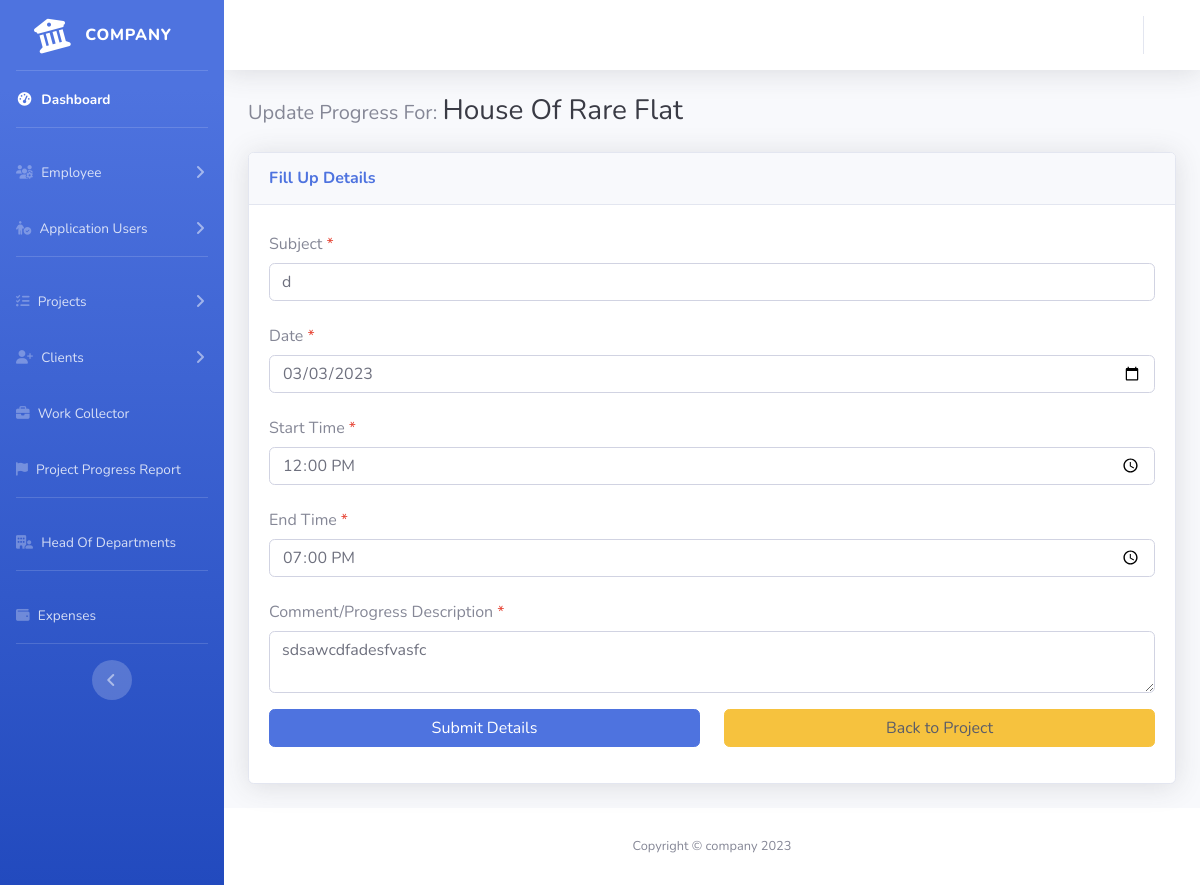
The app's page /admin/index.php?page=productivity-edit&productivityId=82b57ede26bc417c9be2a5cf094ba647 (signed in) with its own data.
### tables this page shows
CREATE TABLE `productivity` (
  `productivity_id` text NOT NULL,
  `project_id` text NOT NULL,
  `task_id` text NOT NULL,
  `productivity_comments` text NOT NULL,
  `productivity_subject` varchar(255) NOT NULL,
  `productivity_date` date NOT NULL,
  `start_time` time NOT NULL,
  `end_time` time NOT NULL,
  `user_id` text NOT NULL,
  `time_rendered` float NOT NULL,
  `date_created` datetime NOT NULL DEFAULT current_timestamp()
);

### admin/productivity-edit.php (the view, shortened to what this page needs)
<?php
$productivityId = $_GET['productivityId'];
?>
<div class="container-fluid">
    <div class="d-sm-flex align-items-center justify-content-between mb-4">
        <h1 class="h5 mb-0 text-gray-600">Update Progress For:
            <?php
            $projectNameQry = $con->query("SELECT project_id FROM productivity WHERE productivity_id ='$productivityId'");
            while ($p = $projectNameQry->fetch_assoc()) {
            ?> <span class="h3 text-gray-900">
                    <?php
                    $projectId = $p['project_id'];
                    $projectName = $con->query("SELECT project_name FROM projects WHERE project_id='$projectId'");
                    while($project = $projectName->fetch_assoc()){
                        echo $project['project_name'];
                    }
                    ?>
                </span>
            <?php
            }
            ?>
        </h1>
    </div>
    <?php
    $productivityData = $con->query("SELECT * FROM productivity WHERE productivity_id='$productivityId'");
    while($prod = $productivityData->fetch_assoc()){ ?>
         <div class="row add-employee-form">
        <div class="col-xl-12 col-lg-7">
            <div class="card shadow mb-4">
                <div class="card-header py-3 d-flex flex-row align-items-center justify-content-between">
                    <h6 class="m-0 font-weight-bold text-primary">Fill Up Details</h6>
                </div>
                <div class="card-body">
                    <form id="edit_productivity_form">
                        <div class="form-group">
                            <label for="productivity_subject" class="col-form-label mr-1">Subject</label><span class="text-danger">*</span>
                            <input type="text" class="form-control" id="productivity_subject" name="productivity_subject" value="<?php echo $prod['productivity_subject'] ?>" autocomplete="off" autofocus required>
                        </div>
                        <div class="form-group">
                            <label for="productivity_date" class="col-form-label mr-1">Date</label><span class="text-danger">*</span>
                            <input type="date" class="form-control" id="productivity_date" name="productivity_date" value="<?php echo $prod['productivity_date'] ?>" autocomplete="off" required>
                        </div>
                        <div class="form-group">
                            <label for="start_time" class="col-form-label mr-1">Start Time</label><span class="text-danger">*</span>
                            <input type="time" class="form-control" id="start_time" name="start_time" value="<?php echo $prod['start_time'] ?>" autocomplete="off" required>
                        </div>
                        <div class="form-group">
                            <label for="end_time" class="col-form-label mr-1">End Time</label><span class="text-danger">*</span>
                            <input type="time" class="form-control" id="end_time" name="end_time" value="<?php echo $prod['end_time'] ?>" autocomplete="off" required>
                        </div>
                        <div class="form-group">
                            <label for="productivity_comments" class="col-form-label mr-1">Comment/Progress Description</label><span class="text-danger">*</span>
                            <textarea type="text" class="form-control" id="productivity_comments" name="productivity_comments" autocomplete="off"><?php echo $prod['productivity_comments'] ?></textarea>
                        </div>
                        <div class="form-group row">
                            <div class="col-sm-6 mb-3 mb-sm-0">
                                <button class="btn btn-primary btn-user btn-block">Submit Details</button>
                            </div>
                            <div class="col-sm-6">
                            <a href="./index.php?page=project-viewer&projectId=<?php echo $projectId; ?>" class="btn btn-warning btn-user btn-block text-dark">Back to Project</a>
                            </div>
                        </div>
                    </form>
                </div>
            </div>
        </div>
    </div>
    <?php
    }
     ?>
</div>

### records on screen
productivity: project_name "House Of Rare Flat", productivity_subject "d", productivity_date "03/03/2023", start_time "12:00:00", end_time "19:00:00", productivity_comments "sdsawcdfadesfvasfc"
